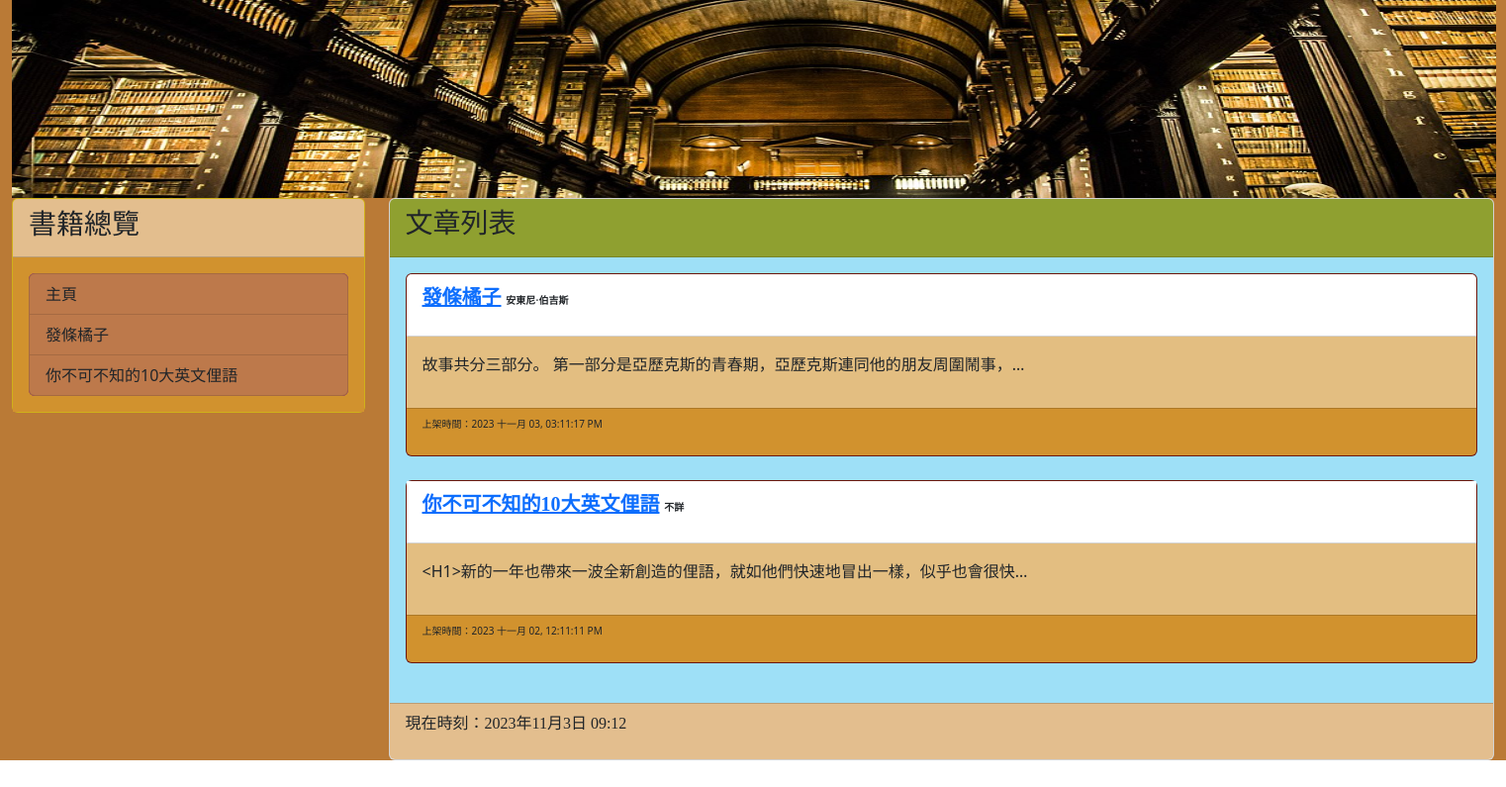
The page / on the database its author committed.
### mysite/models.py (models this page shows, shortened)
class Post(models.Model):
    title = models.CharField(max_length=200)
    author = models.CharField(max_length=200, default="不詳")
    slug = models.CharField(max_length=200)
    body = models.TextField()
    pub_date = models.DateTimeField(auto_now_add=True)
    class Meta:
        ordering = ('-pub_date',)

### mysite/views.py (the view)
# urls.py: path('',mv.homepage,name="homepage"),
def homepage(request):
    posts=Post.objects.all()
    now = datetime.now()
    return render(request, 'index.html',locals())

### templates/index.html (shortened to what this page needs)
{% extends 'base2.html' %}
{% block headmessage %}
    <h3 style='font-family:微軟正黑體;'>文章列表</a>
{% endblock %}
{% block content %}
{% for post in posts %}
<div class='card' style='background-color:#821b0d'>
    <div class='card-header' style='background-color:#ffffff'>
        <p style='font-family:微軟正黑體;font-size:14pt;font-weight:bold;'>
            <a href='/post/{{post.slug}}' style="font-size:20px;">{{ post.title }}</a>
            <a style="font-size:10px;"> {{ post.author }}<a>
        </p>
    </div>
    <div class='card-body' style='background-color:#e3be81' style="font-size:15px;">
        <p>
        {{ post.body | truncatechars:40 }}
        </p>
    </div>
    <div class='card-footer'  style='background-color:#d1922e'>
        <p style="font-size:10px;">
            上架時間：{{ post.pub_date | date:"Y M d, h:m:s A"}}
        </p>
    </div>
</div>
<br>
{% endfor %}
{% endblock %}

### rows shown on the page
Post: title "發條橘子", author "安東尼·伯吉斯", body "故事共分三部分。 第一部分是亞歷克斯的青春期，亞歷克斯連同他的朋友周圍鬧事，…", pub_date "2023 十一月 03, 03:11:17 PM"
Post: title "你不可不知的10大英文俚語", author "不詳", body "<H1>新的一年也帶來一波全新創造的俚語，就如他們快速地冒出一樣，似乎也會很快…", pub_date "2023 十一月 02, 12:11:11 PM"
